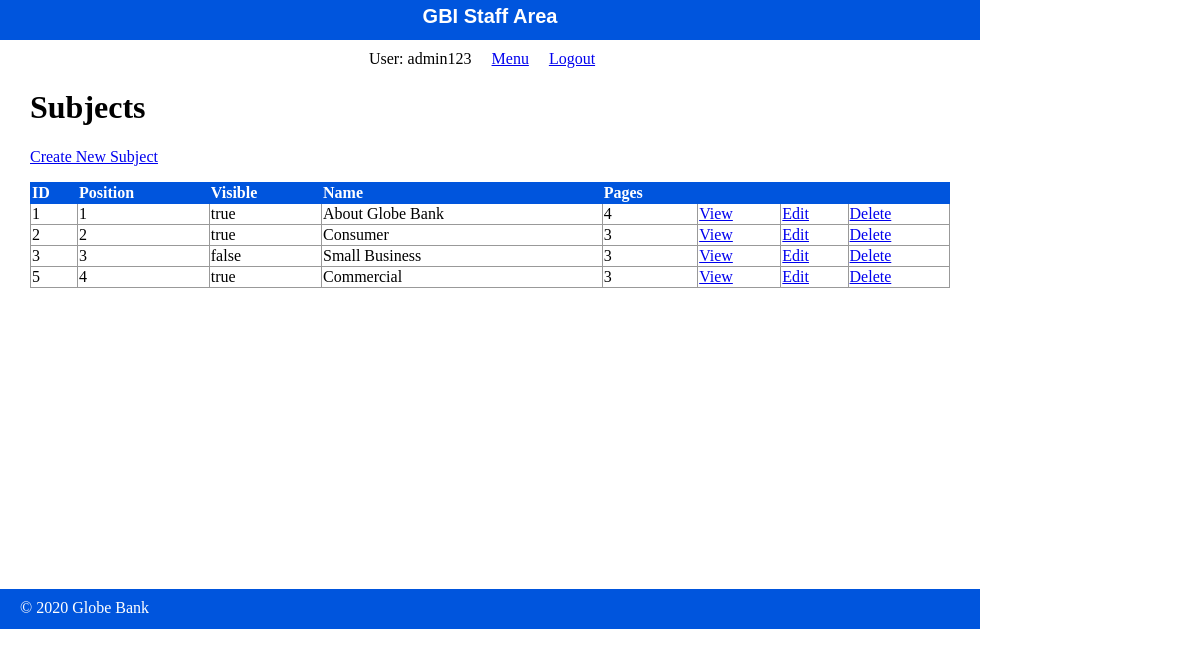
Page /staff/subjects/index.php (signed in) on the committed database.
### tables this page shows
CREATE TABLE `subjects` (
  `id` int(11) NOT NULL,
  `menu_name` varchar(255) DEFAULT NULL,
  `position` int(3) DEFAULT NULL,
  `visible` tinyint(1) DEFAULT NULL
);

### private/functions.php (called while the page is built, shortened)
<?php
function url_for($script_path) {
  return WWW_ROOT . $script_path;
}
function u($string="") {
  return urlencode($string);
}
function h($string="") {
  return htmlspecialchars($string);
}
?>

### private/query_functions.php (called while the page is built, shortened)
<?php
  function find_all_subjects($options=[]) {
    global $db;
    $visible = $options['visible'] ?? false;
    $sql = "SELECT * FROM subjects ";
    $sql .= "ORDER BY position ASC";
    $result = mysqli_query($db, $sql);
    return $result;
  }
  function count_pages_by_subject_id($subject_id, $options=[]) {
    global $db;
    $visible = $options['visible'] ?? false;
    $sql = "SELECT COUNT(id) FROM pages ";
    $sql .= "WHERE subject_id='" . db_escape($db, $subject_id) . "' ";
    $sql .= "ORDER BY position ASC";
    $result = mysqli_query($db, $sql);
    $row = mysqli_fetch_row($result);
    $count = $row[0];
    return $count;
  }
?>

### private/database.php (called while the page is built, shortened)
<?php
  function db_escape($connection, $string) {
    return mysqli_real_escape_string($connection, $string);
  }
?>

### public/staff/subjects/index.php (the view, shortened to what this page needs)
<?php
  $subject_set = find_all_subjects();
?>
<?php include(SHARED_PATH . '/staff_header.php'); ?>
<div id="content">
  <div class="subjects listing">
    <h1>Subjects</h1>
    <div class="actions">
      <a class="action" href="<?php echo url_for('/staff/subjects/new.php'); ?>">Create New Subject</a>
    </div>
  	<table class="list">
  	  <tr>
        <th>ID</th>
        <th>Position</th>
        <th>Visible</th>
  	    <th>Name</th>
        <th>Pages</th>
  	    <th>&nbsp;</th>
  	    <th>&nbsp;</th>
        <th>&nbsp;</th>
  	  </tr>
      <?php while($subject = mysqli_fetch_assoc($subject_set)) { ?>
        <?php $page_count = count_pages_by_subject_id($subject['id']); ?>
        <tr>
          <td><?php echo h($subject['id']); ?></td>
          <td><?php echo h($subject['position']); ?></td>
          <td><?php echo $subject['visible'] == 1 ? 'true' : 'false'; ?></td>
    	    <td><?php echo h($subject['menu_name']); ?></td>
          <td><?php echo $page_count; ?></td>
          <td><a class="action" href="<?php echo url_for('/staff/subjects/show.php?id=' . h(u($subject['id']))); ?>">View</a></td>
          <td><a class="action" href="<?php echo url_for('/staff/subjects/edit.php?id=' . h(u($subject['id']))); ?>">Edit</a></td>
          <td><a class="action" href="<?php echo url_for('/staff/subjects/delete.php?id=' . h(u($subject['id']))); ?>">Delete</a></td>
    	  </tr>
      <?php } ?>
  	</table>
  </div>
</div>
<?php include(SHARED_PATH . '/staff_footer.php'); ?>

### public/stylesheets/staff.css (style rules this page uses)
html { height: 100%; width: 100%; }
body { height: 980px; width: 100%; margin: 0; padding: 0; }
#content { width: 920px; min-height: 500px; padding: 0 30px; }
.actions { margin-bottom: 1em; }
table { border-collapse: collapse; vertical-align: top; }
table.list { width: 100%; }
table.list tr td { border: 1px solid #999999; }
table.list tr th { border: 1px solid #0055DD; background: #0055DD; color: white; text-align: left; }

### rows in the picture
subjects: id "1", position "1", visible "true", menu_name "About Globe Bank", page_count "4"
subjects: id "2", position "2", visible "true", menu_name "Consumer", page_count "3"
subjects: id "3", position "3", visible "false", menu_name "Small Business"
subjects: id "5", position "4", visible "true", menu_name "Commercial", page_count "3"

### other values in the picture
$_SESSION['username'] "admin123"
